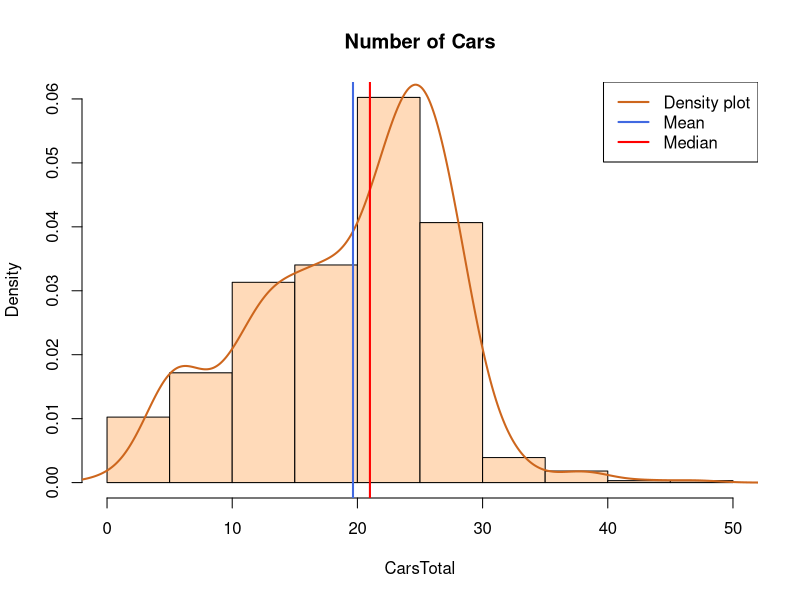
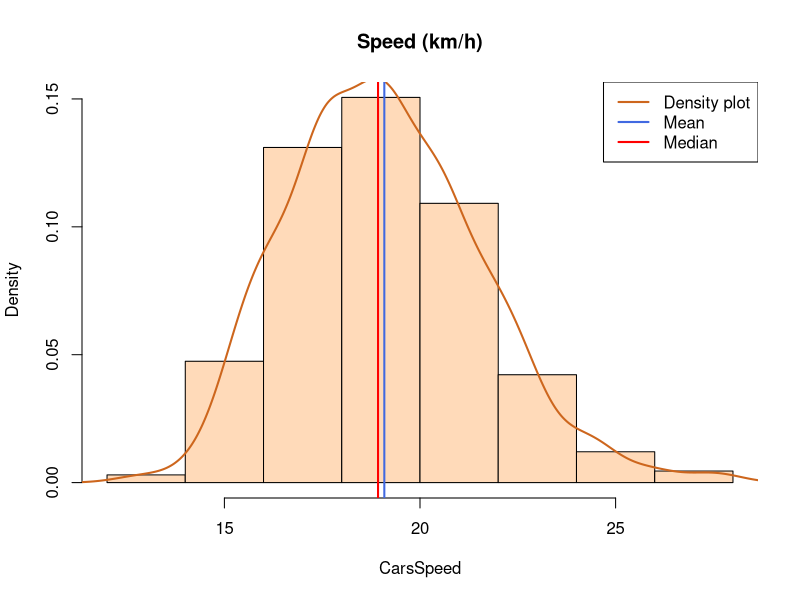
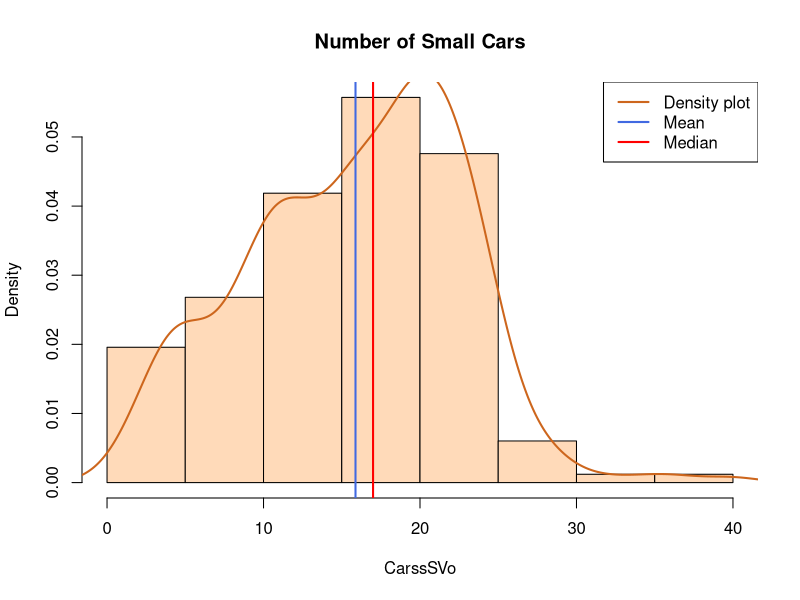
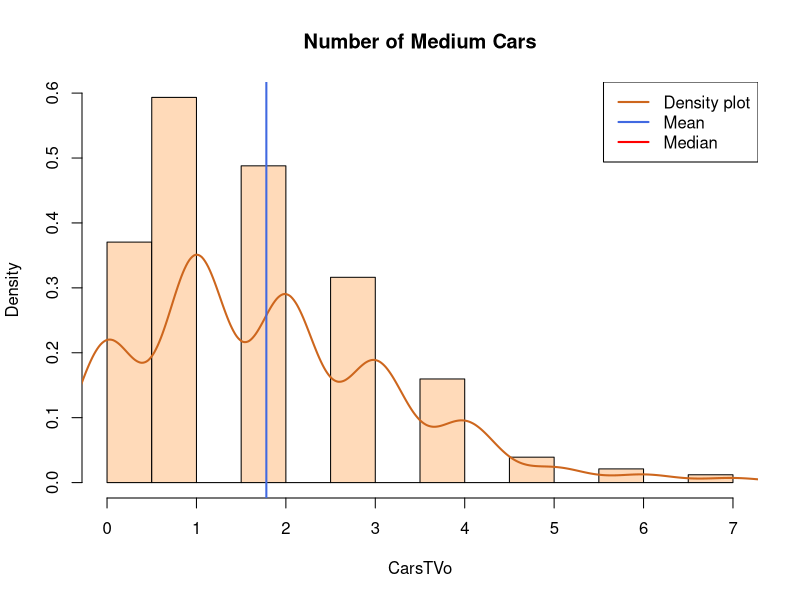
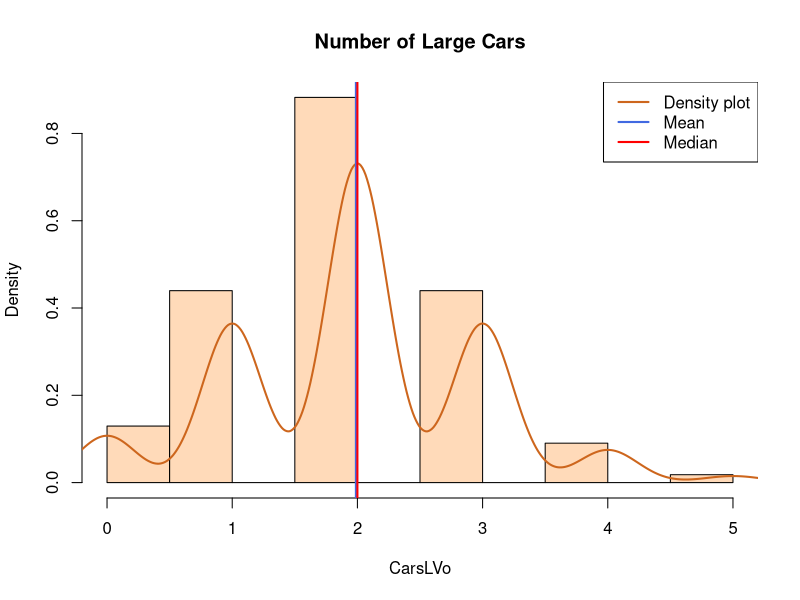
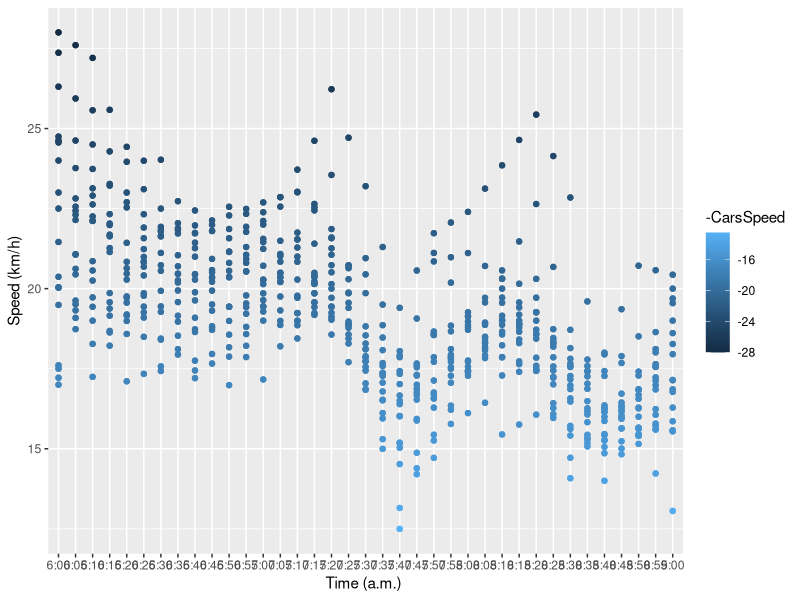
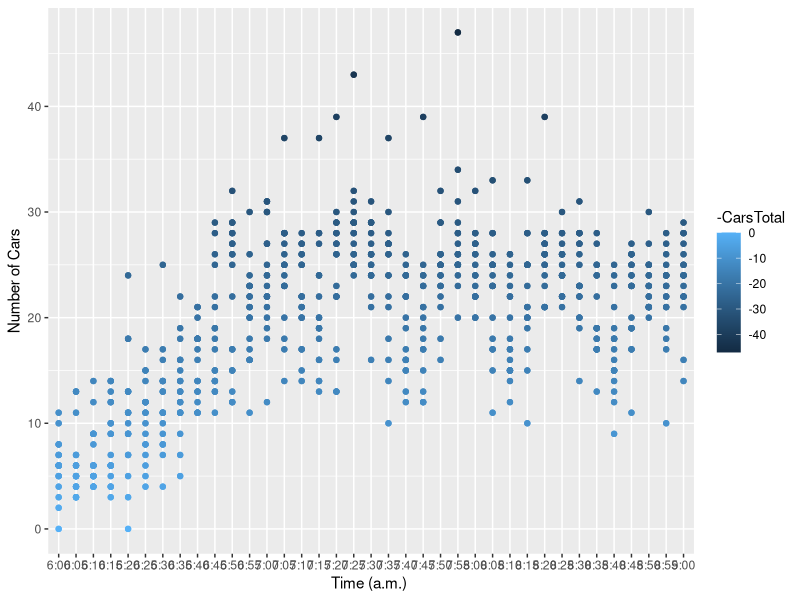
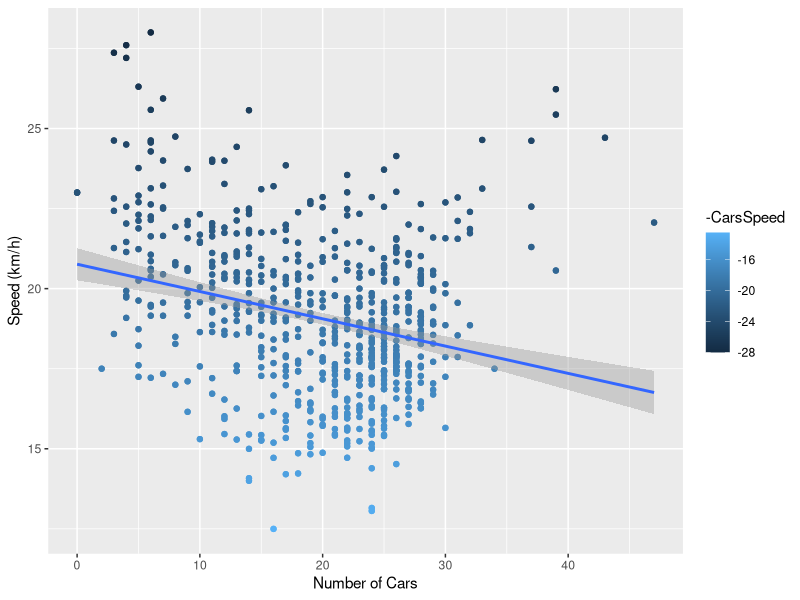

The R script that drew these images, in order:
library(dplyr)
library(ggplot2)
dataset <- read.csv("new_data.csv")
dataset <- dataset %>%  select(Recordtime,CarsTotal,SmoSpeed003,CarsSVo,CarsTVo,CarsLVo,Week,Holiday) 
colnames(dataset)[3] <- "CarsSpeed"
dataset <- dataset %>% filter(CarsSpeed != -99,CarsTotal != -99, CarsSVo != -99, CarsTVo != -99,CarsLVo != -99)
dataset <- data.frame(dataset)

#####################################################################################
#hist of CarsTotal
hist(dataset$CarsTotal, # histogram
     col = "peachpuff", # column color
     border = "black", 
     prob = TRUE, # show densities instead of frequencies
     xlab = "CarsTotal",
     main = "Number of Cars")
lines(density(dataset$CarsTotal), # density plot
      lwd = 2, # thickness of line
      col = "chocolate3")


abline(v = mean(dataset$CarsTotal),
       col = "royalblue",
       lwd = 2)

abline(v = median(dataset$CarsTotal),
       col = "red",
       lwd = 2)
legend(x = "topright", # location of legend within plot area
       c("Density plot", "Mean", "Median"),
       col = c("chocolate3", "royalblue", "red"),
       lwd = c(2, 2, 2))


#hist of CarsSpeed
hist(dataset$CarsSpeed, # histogram
     col = "peachpuff", # column color
     border = "black", 
     prob = TRUE, # show densities instead of frequencies
     xlab = "CarsSpeed",
     main = "Speed (km/h)")
lines(density(dataset$CarsSpeed), # density plot
      lwd = 2, # thickness of line
      col = "chocolate3")


abline(v = mean(dataset$CarsSpeed),
       col = "royalblue",
       lwd = 2)

abline(v = median(dataset$CarsSpeed),
       col = "red",
       lwd = 2)
legend(x = "topright", # location of legend within plot area
       c("Density plot", "Mean", "Median"),
       col = c("chocolate3", "royalblue", "red"),
       lwd = c(2, 2, 2))


#hist of CarsSVo
hist(dataset$CarsSVo, # histogram
     col = "peachpuff", # column color
     border = "black", 
     prob = TRUE, # show densities instead of frequencies
     xlab = "CarssSVo",
     main = "Number of Small Cars")
lines(density(dataset$CarsSVo), # density plot
      lwd = 2, # thickness of line
      col = "chocolate3")


abline(v = mean(dataset$CarsSVo),
       col = "royalblue",
       lwd = 2)

abline(v = median(dataset$CarsSVo),
       col = "red",
       lwd = 2)
legend(x = "topright", # location of legend within plot area
       c("Density plot", "Mean", "Median"),
       col = c("chocolate3", "royalblue", "red"),
       lwd = c(2, 2, 2))

#hist of CarsTVo
hist(dataset$CarsTVo, # histogram
     col = "peachpuff", # column color
     border = "black", 
     prob = TRUE, # show densities instead of frequencies
     xlab = "CarsTVo",
     main = "Number of Medium Cars")
lines(density(dataset$CarsTVo), # density plot
      lwd = 2, # thickness of line
      col = "chocolate3")


abline(v = mean(dataset$CarsTVo),
       col = "royalblue",
       lwd = 2)

abline(v = median(dataset$CarsTotal),
       col = "red",
       lwd = 2)
legend(x = "topright", # location of legend within plot area
       c("Density plot", "Mean", "Median"),
       col = c("chocolate3", "royalblue", "red"),
       lwd = c(2, 2, 2))

#hist of CarsLVo
hist(dataset$CarsLVo, # histogram
     col = "peachpuff", # column color
     border = "black", 
     prob = TRUE, # show densities instead of frequencies
     xlab = "CarsLVo",
     main = "Number of Large Cars")
lines(density(dataset$CarsLVo), # density plot
      lwd = 2, # thickness of line
      col = "chocolate3")


abline(v = mean(dataset$CarsLVo),
       col = "royalblue",
       lwd = 2)

abline(v = median(dataset$CarsLVo),
       col = "red",
       lwd = 2)
legend(x = "topright", # location of legend within plot area
       c("Density plot", "Mean", "Median"),
       col = c("chocolate3", "royalblue", "red"),
       lwd = c(2, 2, 2))

#####################################################################################
#Recortime and CarsSpeed
scatter_plot <- ggplot(dataset,
       aes(x=Recordtime,
           y=CarsSpeed,
           color = -CarsSpeed))+
  geom_point()
scatter_plot + geom_point() + labs(x = "Time (a.m.) ", y = "Speed (km/h)")
  
#Recortime and CarsTotal
scatter_plot <- ggplot(dataset,
       aes(x=Recordtime,
           y=CarsTotal,
           color = -CarsTotal))+
  geom_point()
scatter_plot + geom_point() + labs(x = "Time (a.m.) ", y = "Number of Cars")

#CarsSpeed and CarsTotal
scatter_plot <- ggplot(dataset,
       aes(x=CarsTotal,
           y=CarsSpeed,
           color = -CarsSpeed))+
  geom_point()
scatter_plot + geom_point() + labs(x = "Number of Cars", y = "Speed (km/h)") + 
  geom_smooth(method='lm',formula=y~x)

#Week and CarsSpeed
scatter_plot <- ggplot(dataset,
       aes(x=Week,
           y=CarsSpeed,
           color = -CarsSpeed))+
  geom_point() 
scatter_plot + geom_point() + labs(x = "Days ", y = "Speed (km/h)")

#Week and CarsTotal
scatter_plot <- ggplot(dataset,
       aes(x=Week,
           y=CarsTotal,
           color = -CarsTotal))+
  geom_point()
scatter_plot + geom_point() + labs(x = "Days ", y = "Number of Cars")

#Holiday and CarsSpeed
scatter_plot <- ggplot(dataset,
       aes(x=Holiday,
           y=CarsSpeed,
           color = -CarsSpeed))+
  geom_point()
scatter_plot + geom_point() + labs(x = "Holiday", y = "Speed (km/h)")

#Holiday and CarsTotal
scatter_plot <- ggplot(dataset,
       aes(x=Holiday,
           y=CarsTotal,
           color = -CarsTotal))+
  geom_point()
scatter_plot + geom_point() + labs(x = "Holiday", y = "Number of Cars")
#####################################################################################
hol_1 <- dataset %>% filter(Holiday == 1)
hol_0 <- dataset %>% filter(Holiday == 0)

boxplot(hol_0$CarsTotal)
title(main="Boxplot of CarsTotal in weekdays",ylab="Number of Cars")
boxplot(hol_0$CarsSpeed)
title(main="Boxplot of CarsSpeed in weekdays",ylab="Speed")
boxplot(hol_1$CarsTotal)
title(main="Boxplot of CarsTotal in holidays",ylab="Number of Cars")
boxplot(hol_1$CarsSpeed)
title(main="Boxplot of CarsSpeed in holidays",ylab="Speeds")

#delete RecordTime
new_dataset <- dataset %>% within(rm(Recordtime))


cormat <- round(cor(new_dataset),2)
# Get lower triangle of the correlation matrix
get_lower_tri<-function(cormat){
  cormat[upper.tri(cormat)] <- NA
  return(cormat)
}
# Get upper triangle of the correlation matrix
get_upper_tri <- function(cormat){
  cormat[lower.tri(cormat)]<- NA
  return(cormat)
}
upper_tri <- get_upper_tri(cormat)
# Melt the correlation matrix
library(reshape2)
melted_cormat <- melt(upper_tri, na.rm = TRUE)

#normal ggplot
ggplot(data = melted_cormat, aes(x=Var2, y=Var1, fill=value)) + 
  geom_tile()

#Heatmap
reorder_cormat <- function(cormat){
  # Use correlation between variables as distance
  dd <- as.dist((1-cormat)/2)
  hc <- hclust(dd)
  cormat <-cormat[hc$order, hc$order]
}
# Reorder the correlation matrix
cormat <- reorder_cormat(cormat)
upper_tri <- get_upper_tri(cormat)
# Melt the correlation matrix
melted_cormat <- melt(upper_tri, na.rm = TRUE)
# Create a ggheatmap
ggheatmap <- ggplot(melted_cormat, aes(Var2, Var1, fill = value))+
  geom_tile(color = "white")+
  scale_fill_gradient2(low = "blue", high = "red", mid = "white", 
                       midpoint = 0, limit = c(-1,1), space = "Lab", 
                       name="Pearson\nCorrelation") +
  theme_minimal()+ # minimal theme
  theme(axis.text.x = element_text(angle = 45, vjust = 1, 
                                   size = 12, hjust = 1))+
  coord_fixed()
ggheatmap + 
  geom_text(aes(Var2, Var1, label = value), color = "black", size = 4) +
  theme(
    axis.title.x = element_blank(),
    axis.title.y = element_blank(),
    panel.grid.major = element_blank(),
    panel.border = element_blank(),
    panel.background = element_blank(),
    axis.ticks = element_blank(),
    legend.justification = c(1, 0),
    legend.position = c(0.6, 0.7),
    legend.direction = "horizontal")+
  guides(fill = guide_colorbar(barwidth = 7, barheight = 1,
                               title.position = "top", title.hjust = 0.5))

